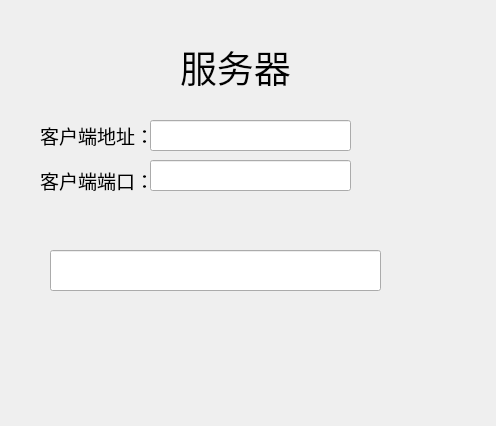
<?xml version="1.0" encoding="UTF-8"?>
<ui version="4.0">
 <class>Widget</class>
 <widget class="QWidget" name="Widget">
  <property name="geometry">
   <rect>
    <x>0</x>
    <y>0</y>
    <width>496</width>
    <height>426</height>
   </rect>
  </property>
  <property name="windowTitle">
   <string>Widget</string>
  </property>
  <widget class="QLabel" name="label">
   <property name="geometry">
    <rect>
     <x>180</x>
     <y>40</y>
     <width>181</width>
     <height>51</height>
    </rect>
   </property>
   <property name="text">
    <string>&lt;html&gt;&lt;head/&gt;&lt;body&gt;&lt;p&gt;&lt;span style=&quot; font-size:28pt;&quot;&gt;服务器&lt;/span&gt;&lt;/p&gt;&lt;/body&gt;&lt;/html&gt;</string>
   </property>
  </widget>
  <widget class="QLabel" name="label_2">
   <property name="geometry">
    <rect>
     <x>40</x>
     <y>120</y>
     <width>141</width>
     <height>31</height>
    </rect>
   </property>
   <property name="text">
    <string>&lt;html&gt;&lt;head/&gt;&lt;body&gt;&lt;p&gt;&lt;span style=&quot; font-size:14pt;&quot;&gt;客户端地址：&lt;/span&gt;&lt;/p&gt;&lt;/body&gt;&lt;/html&gt;</string>
   </property>
  </widget>
  <widget class="QLabel" name="label_3">
   <property name="geometry">
    <rect>
     <x>40</x>
     <y>160</y>
     <width>131</width>
     <height>41</height>
    </rect>
   </property>
   <property name="text">
    <string>&lt;html&gt;&lt;head/&gt;&lt;body&gt;&lt;p&gt;&lt;span style=&quot; font-size:14pt;&quot;&gt;客户端端口：&lt;/span&gt;&lt;/p&gt;&lt;/body&gt;&lt;/html&gt;</string>
   </property>
  </widget>
  <widget class="QLineEdit" name="receiveEdit">
   <property name="geometry">
    <rect>
     <x>50</x>
     <y>250</y>
     <width>331</width>
     <height>41</height>
    </rect>
   </property>
  </widget>
  <widget class="QLineEdit" name="iplineEdit">
   <property name="geometry">
    <rect>
     <x>150</x>
     <y>120</y>
     <width>201</width>
     <height>31</height>
    </rect>
   </property>
  </widget>
  <widget class="QLineEdit" name="portlineEdit">
   <property name="geometry">
    <rect>
     <x>150</x>
     <y>160</y>
     <width>201</width>
     <height>31</height>
    </rect>
   </property>
  </widget>
 </widget>
 <resources/>
 <connections/>
</ui>
